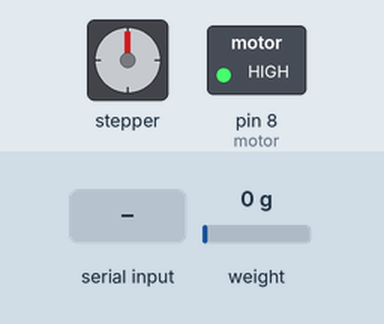
This sketch was run on a simulated Arduino Uno, built with avr-gcc and run on an emulated ATmega328P. Parts: stepper motor, switched loads named in the sketch (green lamp = pin HIGH). Wiring (inferred from the names in the program): stepper motor driver (200 steps per turn assumed): step pin 4; direction pin 3; enable pin 2. The test bench sets the inputs (shaded band); at power-on: weight on the scale 0 g. Pins used as bus, display or sensor lines are not drawn; what the sketch prints to the serial monitor is not drawn.

Above: at 1.2 s.
1.3 s: "90,45\n" received over Serial
At 1.56 s:
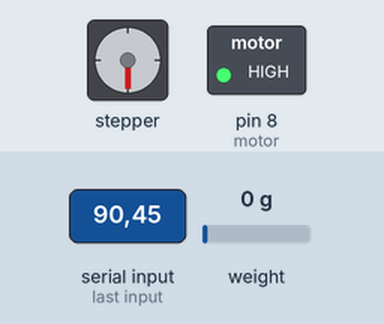
At 2.7 s:
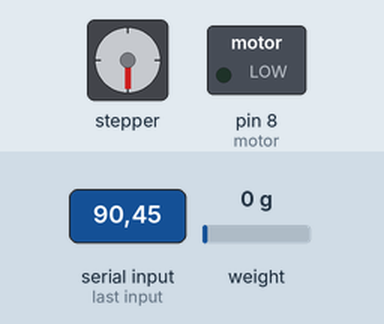
Timing chart, 0 to 4.3 s (numbered marks = the images above; inputs shaded):
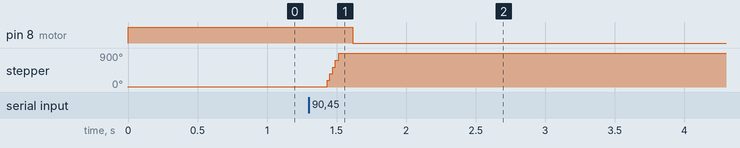

The sketch:

sketch.ino
```cpp
#include <HX711.h>


//#include "Hx711.h" //Biblioteca do módulo da célula de carga

//Hx711 scale(A1, A0); // Setup de entrada da célula de carga
const int LOADCELL_DOUT_PIN = A1;
const int LOADCELL_SCK_PIN = A0;

HX711 scale;
const int m_ena = 2; //drive motor de passo / Aciona e desliga o motor
const int m_dir = 3; //drive motor de passo /Direção do movimento
const int m_pul = 4; //drive motor de passo / pulsos p rotação
boolean pulso = LOW; // variável para pulsos consecutivos p/ acionamento do motor
const int motor = 8; // Sinal de acionamento do motor principal via relé
volatile unsigned int x = 0;
volatile unsigned int y = 0;
unsigned int c = 0;
int vida = 0;

float t = 0;
float z = 0;
float tset = 0; // tensão ajustada para o ensaio ( a ser definida pelo usuáro)

void contador(); // laço de contagem do número de voltas

void setup()
{
  Serial.begin(9600);
  Serial.println("começar");
  pinMode(m_dir, OUTPUT); //Motor de passo
  pinMode(m_ena, OUTPUT); //Motor de passo
  pinMode(m_pul, OUTPUT); //Motor de passo
  digitalWrite(m_dir, HIGH); //Motor de passo
  digitalWrite(m_ena, LOW); //Motor de passo
  digitalWrite(m_pul, HIGH); //Motor de passo
  pinMode(motor, OUTPUT); // Motor principal
  digitalWrite(motor, HIGH); // Motor principal (Desligado até então)
  pinMode(7, INPUT_PULLUP); // sinal de entrada do sensor indutivo contador de voltas

attachInterrupt(digitalPinToInterrupt(7), contador, RISING);

}
void loop()
{

  while(Serial.available()){ //O programa inicia com o dado da tensão de flexão do teste via porta serial, executa esse loop até o usuário informar o valor da tensão
    delay(10);
    char aux = Serial.parseFloat();
    tset += aux; // Armazena o valor da tensão de flexão na variável tset

  t = ((-scale.read_average(1)+16758666)/4897,4); ///Uma vez definido a tensão de flexão do ensaio, o programa lê a tração aplicada no cabo de aço pela célula de carga.
// tração do cabo em N = (Valor da leitura + ajuste offset)/fator de escala, onde ajuste offset = - 16758666) e fator de escala = 4897,4
  //Serial.println(t);

     while(t < tset){ // Após a leitura da tração do cabo, a máquina entra no loop abaixo até que a tração do cabo atinja a tração desejada.

     for (int i = 0; i < 1000; i++){ //Executa mil ciclos no motor de passo (Cada ciclo corresponte ao movimento de 1,8º)
     pulso = !pulso;
     digitalWrite(m_pul, pulso);
     delayMicroseconds(100);
  }
  t = ((-scale.read_average(1)+16758666)/48974); // Lê novamente o valor da tração e continua no loop até que a tração do cabo atinja o nível desejado
  }
  while(t > tset/2){ // Enquanto a tração do cabo for maior que a tração definida/2, o loop abaixo mantem o motor de passo principal acionado
  digitalWrite(motor, LOW);
  t = ((-scale.read_average(1)+16758666)/48974); // dentro desse loop também ocorre o loop void contador acionado pela função "attachInterrupt(digitalPinToInterrupt(7), contador, RISING)",
  //essa função trabalha da seguinte forma, sempre que o sinal do sensor variar do sinal alto para baixo, significa que o eixo do corpo de prova deu uma volta, então ele executa o loop void contador
  // e soma UM na variável c que ao final do ensaio, corresponde ao número total de voltas que o corpo de prova suportou até a falha sob determinada tensão, definida pela tração aplicada no cabo de aço
}
  digitalWrite(motor, HIGH);//ao final do ensaio, o motor é desligado e o arduino imprime na porta serial a variável C com o total de número de voltas do corpo de prova;
  digitalWrite(m_ena, HIGH);
  Serial.println(c);
  }

  }

void contador(){
  c++;
}
```

Measured:
- after the input at 1.3 s, pin 8 (motor): HIGH → LOW after 0.32 s; stepper: turns 899° clockwise in 0.10 s, starting after 0.11 s
